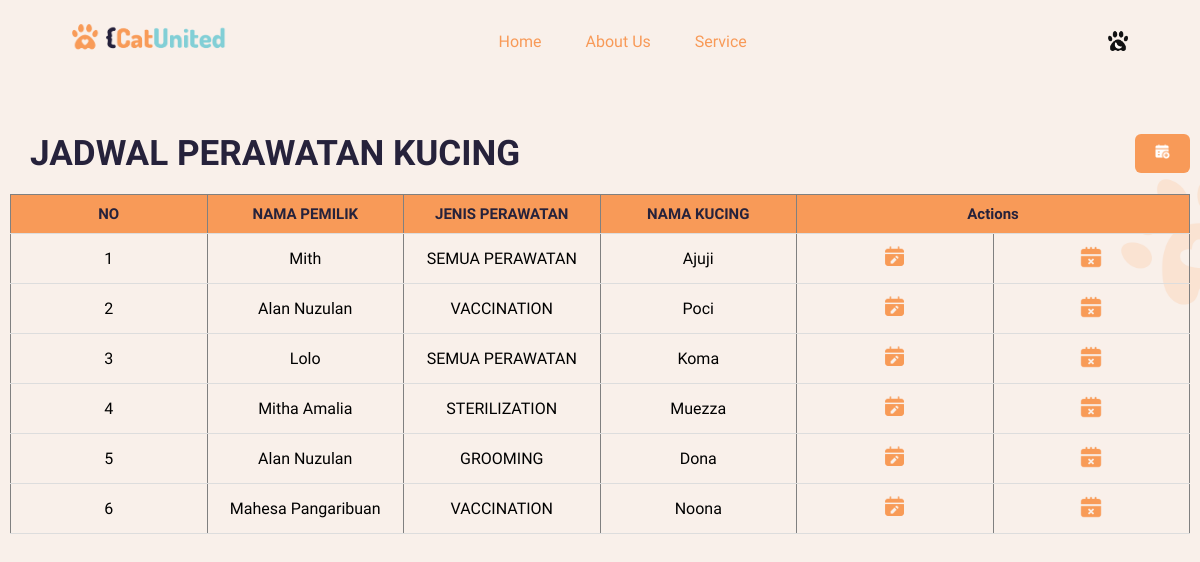
Page /schedule.php on the committed database.
### tables this page shows
CREATE TABLE `kucing` (
  `id` int(11) NOT NULL,
  `bnama` varchar(50) NOT NULL,
  `bjenis` varchar(50) NOT NULL,
  `knama` varchar(50) NOT NULL
);

### schedule.php (the view, shortened to what this page needs)
<?php
    require 'config.php';
    $result = mysqli_query($db,
            "SELECT * FROM kucing");
?>
<!DOCTYPE html>
<html lang="en">
<head>
    <link rel="stylesheet" href="styletable.css">
</head>
<body>
        <nav>
            <a href="index.php"><img class="Logo" src="img/Logo.png" alt="Cat Paw" id="logo"></a>
            <div  class="nav-links" id="navlink">
                <ul id="menuList">
                    <li><a href="#Home">Home</a></li>
                    <li id="teksaboutus"><a href="#AboutUsHome">About Us</a></li>
                    <li id="teksservice"><a href="#ServiceHome">Service</a></li>
                </ul>
            </div>
            <img src="img/darkmode.png" alt="darkmode" class="darkmode" id="btnmode">
        </nav>
    <div class="table_head">
        <h3>JADWAL PERAWATAN KUCING</h3>
        <div>
            <button class = "add"><a href="booking.php"><img src="img/addw.png" alt="Tambah Data"></a></button>
        </div>
    </div>
    <div class="table">
    <table border='1'>
        <tr>
            <th>NO</th>
            <th>NAMA PEMILIK</th>
            <th>JENIS PERAWATAN</th>
            <th>NAMA KUCING</th>
            <th colspan='2'>Actions</th>
        </tr>
            <?php
            $i = 1;
                while ($row = mysqli_fetch_array($result)){
            ?>
        <tr>
           <td><?=$i?></td>
           <td><?=$row['bnama']?></td>
           <td><?=$row['bjenis']?></td>
           <td><?=$row['knama']?></td>
           <td class = "edit"><a href="editbook.php?id=<?=$row['id']?>"><img src="img/edit.png" alt="edit"></a></td>
           <td class = "hapus" ><a href="hapusbook.php?id=<?=$row['id']?>"><img src="img/delete.png" alt="hapus"></a></td>
        </tr>
            <?php
                $i++;
                }
            ?>
    </table>
    </div>
</body>
</html>

### styletable.css (style rules this page uses)
* { margin: 0; padding: 0; box-sizing: border-box; }
.Logo { max-height: 30px; }
.darkmode { max-height: 20px; cursor: pointer; }
li, a { font-family: "Dosis"; font-weight: 500; font-size: 16px; color: #F89A58; text-decoration: none; }
nav { display: flex; padding: 2% 6%; justify-content: space-between; align-items: center; }
.nav-links { list-style: none; }
#navlink { background-color: none; }
.nav-links ul li { display: inline-block; padding: 0px 20px; }
.nav-links ul li a { transition: all 0.3s ease 0; }
button { color: #FFF9F5; padding: 5px 15px; background-color: #F89A58; border: none; border-radius: 50px; cursor: pointer; transition: all 0.3s ease 0; font-family: "Dosis"; font-weight: 700; font-size: 16px; }
body { font-family: "Dosis"; height: 100vh; width: 100%; background-image: url(img/background.png) ; background-position:right center; background-size: cover; position:relative; background-attachment: fixed; }
.table_head { margin-left: 10px; margin-right: 10px; margin-top: 30px; width: 100%; display: flex; justify-content: space-between; align-items: center; padding: 20px; background-color: transparent; font-size: 30px; color: #26223B; }
.add { vertical-align: middle; padding: 10px 20px; color: #ffffff; background-color: #F89A58; }
.add img { max-width: 15px; }
button { outline: none; border: none; border-radius: 6px; cursor: pointer; }
.table { height: 650px; overflow: auto; margin-left: 10px; margin-right: 10px; }
table { width: 100%; table-layout: fixed; min-width: 1000px; border-collapse: collapse; }
table th { position: sticky; top: 0; background-color: #F89A58; color: #26223B; font-size: 15px; }
th, td { border-bottom: 1px solid #dddddd; padding: 10px 20px; word-break: break-all; text-align: center; }
.hapus img { max-width: 22px; }
.edit img { max-width: 25px; }
::placeholder { color: #F89A58; }

### rows in the picture
kucing: bnama "Mith", bjenis "SEMUA PERAWATAN", knama "Ajuji"
kucing: bnama "Alan Nuzulan", bjenis "VACCINATION", knama "Poci"
kucing: bnama "Lolo", bjenis "SEMUA PERAWATAN", knama "Koma"
kucing: bnama "Mitha Amalia", bjenis "STERILIZATION", knama "Muezza"
kucing: bnama "Alan Nuzulan", bjenis "GROOMING", knama "Dona"
kucing: bnama "Mahesa Pangaribuan", bjenis "VACCINATION", knama "Noona"
